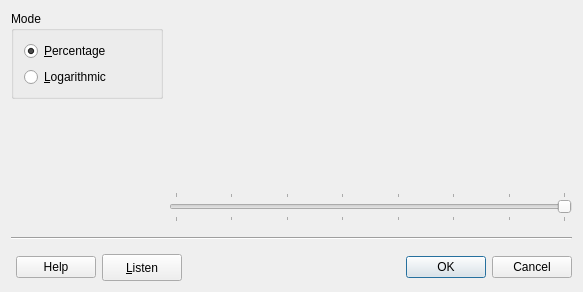
<?xml version="1.0" encoding="UTF-8"?>
<ui version="4.0">
 <class>NoiseDlg</class>
 <widget class="QDialog" name="NoiseDlg">
  <property name="windowModality">
   <enum>Qt::ApplicationModal</enum>
  </property>
  <property name="geometry">
   <rect>
    <x>0</x>
    <y>0</y>
    <width>583</width>
    <height>292</height>
   </rect>
  </property>
  <property name="windowTitle">
   <string>Add Noise</string>
  </property>
  <layout class="QVBoxLayout" name="verticalLayout_3">
   <item>
    <layout class="QGridLayout" name="gridLayout">
     <item row="0" column="0">
      <layout class="QVBoxLayout" name="verticalLayout_2">
       <item>
        <widget class="QGroupBox" name="ButtonGroup1">
         <property name="sizePolicy">
          <sizepolicy hsizetype="Preferred" vsizetype="Preferred">
           <horstretch>0</horstretch>
           <verstretch>0</verstretch>
          </sizepolicy>
         </property>
         <property name="title">
          <string>Mode</string>
         </property>
         <layout class="QVBoxLayout" name="verticalLayout">
          <property name="leftMargin">
           <number>10</number>
          </property>
          <property name="topMargin">
           <number>10</number>
          </property>
          <property name="rightMargin">
           <number>10</number>
          </property>
          <item>
           <widget class="QRadioButton" name="rbPercentage">
            <property name="sizePolicy">
             <sizepolicy hsizetype="Preferred" vsizetype="Preferred">
              <horstretch>0</horstretch>
              <verstretch>0</verstretch>
             </sizepolicy>
            </property>
            <property name="toolTip">
             <string>add a noise level by percentage</string>
            </property>
            <property name="whatsThis">
             <string>Adds a noise level given as a percentage relative to the maximum volume level.
For example: &quot;1 %&quot;, &quot;15%&quot; or &quot;100%&quot;</string>
            </property>
            <property name="text">
             <string>&amp;Percentage</string>
            </property>
            <property name="checked">
             <bool>true</bool>
            </property>
           </widget>
          </item>
          <item>
           <widget class="QRadioButton" name="rbLogarithmic">
            <property name="sizePolicy">
             <sizepolicy hsizetype="Preferred" vsizetype="Preferred">
              <horstretch>0</horstretch>
              <verstretch>0</verstretch>
             </sizepolicy>
            </property>
            <property name="toolTip">
             <string>add a noise level in dB</string>
            </property>
            <property name="whatsThis">
             <string>adds a noise level in logarithmic scale (decibel).
For example: &quot;-3 dB&quot;, &quot;- 6 dB&quot;.</string>
            </property>
            <property name="text">
             <string>&amp;Logarithmic</string>
            </property>
            <property name="checked">
             <bool>false</bool>
            </property>
           </widget>
          </item>
         </layout>
        </widget>
       </item>
       <item>
        <spacer name="spacer">
         <property name="orientation">
          <enum>Qt::Vertical</enum>
         </property>
         <property name="sizeType">
          <enum>QSizePolicy::Expanding</enum>
         </property>
         <property name="sizeHint" stdset="0">
          <size>
           <width>152</width>
           <height>58</height>
          </size>
         </property>
        </spacer>
       </item>
      </layout>
     </item>
     <item row="0" column="1">
      <widget class="Kwave::ImageView" name="preview" native="true">
       <property name="sizePolicy">
        <sizepolicy hsizetype="Expanding" vsizetype="Expanding">
         <horstretch>100</horstretch>
         <verstretch>100</verstretch>
        </sizepolicy>
       </property>
       <property name="minimumSize">
        <size>
         <width>400</width>
         <height>150</height>
        </size>
       </property>
      </widget>
     </item>
     <item row="1" column="0">
      <widget class="Kwave::InvertableSpinBox" name="spinbox" native="true">
       <property name="sizePolicy">
        <sizepolicy hsizetype="Preferred" vsizetype="Minimum">
         <horstretch>0</horstretch>
         <verstretch>0</verstretch>
        </sizepolicy>
       </property>
       <property name="minimumSize">
        <size>
         <width>40</width>
         <height>30</height>
        </size>
       </property>
       <property name="toolTip">
        <string>Volume</string>
       </property>
      </widget>
     </item>
     <item row="1" column="1">
      <widget class="QSlider" name="slider">
       <property name="sizePolicy">
        <sizepolicy hsizetype="Expanding" vsizetype="Minimum">
         <horstretch>0</horstretch>
         <verstretch>0</verstretch>
        </sizepolicy>
       </property>
       <property name="toolTip">
        <string>Noise Level</string>
       </property>
       <property name="maximum">
        <number>42</number>
       </property>
       <property name="pageStep">
        <number>6</number>
       </property>
       <property name="value">
        <number>0</number>
       </property>
       <property name="orientation">
        <enum>Qt::Horizontal</enum>
       </property>
       <property name="invertedAppearance">
        <bool>true</bool>
       </property>
       <property name="invertedControls">
        <bool>true</bool>
       </property>
       <property name="tickPosition">
        <enum>QSlider::TicksBothSides</enum>
       </property>
       <property name="tickInterval">
        <number>6</number>
       </property>
      </widget>
     </item>
    </layout>
   </item>
   <item>
    <widget class="Line" name="Line1">
     <property name="sizePolicy">
      <sizepolicy hsizetype="Expanding" vsizetype="Fixed">
       <horstretch>0</horstretch>
       <verstretch>0</verstretch>
      </sizepolicy>
     </property>
     <property name="minimumSize">
      <size>
       <width>0</width>
       <height>20</height>
      </size>
     </property>
     <property name="frameShape">
      <enum>QFrame::HLine</enum>
     </property>
     <property name="frameShadow">
      <enum>QFrame::Sunken</enum>
     </property>
    </widget>
   </item>
   <item>
    <layout class="QHBoxLayout" name="horizontalLayout">
     <item>
      <widget class="KDialogButtonBox" name="buttonBox_Help">
       <property name="sizePolicy">
        <sizepolicy hsizetype="Minimum" vsizetype="Preferred">
         <horstretch>0</horstretch>
         <verstretch>0</verstretch>
        </sizepolicy>
       </property>
       <property name="standardButtons">
        <set>QDialogButtonBox::Help</set>
       </property>
      </widget>
     </item>
     <item>
      <widget class="KPushButton" name="btListen">
       <property name="sizePolicy">
        <sizepolicy hsizetype="Minimum" vsizetype="Preferred">
         <horstretch>0</horstretch>
         <verstretch>0</verstretch>
        </sizepolicy>
       </property>
       <property name="toolTip">
        <string>start/stop pre-listening</string>
       </property>
       <property name="whatsThis">
        <string>Start or stop the pre-listening of the current settings. If pre-listening is enabled, you will nearly immediately hear any change in the selected parameters.</string>
       </property>
       <property name="text">
        <string>&amp;Listen</string>
       </property>
       <property name="checkable">
        <bool>true</bool>
       </property>
      </widget>
     </item>
     <item>
      <spacer name="spacer_2">
       <property name="orientation">
        <enum>Qt::Horizontal</enum>
       </property>
       <property name="sizeType">
        <enum>QSizePolicy::Expanding</enum>
       </property>
       <property name="sizeHint" stdset="0">
        <size>
         <width>218</width>
         <height>27</height>
        </size>
       </property>
      </spacer>
     </item>
     <item>
      <widget class="KDialogButtonBox" name="buttonBox">
       <property name="sizePolicy">
        <sizepolicy hsizetype="Preferred" vsizetype="Preferred">
         <horstretch>0</horstretch>
         <verstretch>0</verstretch>
        </sizepolicy>
       </property>
       <property name="standardButtons">
        <set>QDialogButtonBox::Cancel|QDialogButtonBox::Ok</set>
       </property>
      </widget>
     </item>
    </layout>
   </item>
  </layout>
 </widget>
 <customwidgets>
  <customwidget>
   <class>KDialogButtonBox</class>
   <extends>QDialogButtonBox</extends>
   <header>kdialogbuttonbox.h</header>
  </customwidget>
  <customwidget>
   <class>KPushButton</class>
   <extends>QPushButton</extends>
   <header>kpushbutton.h</header>
  </customwidget>
  <customwidget>
   <class>Kwave::InvertableSpinBox</class>
   <extends>QWidget</extends>
   <header>libgui/InvertableSpinBox.h</header>
  </customwidget>
  <customwidget>
   <class>Kwave::ImageView</class>
   <extends>QWidget</extends>
   <header>libgui/ImageView.h</header>
  </customwidget>
 </customwidgets>
 <tabstops>
  <tabstop>buttonBox</tabstop>
  <tabstop>buttonBox_Help</tabstop>
  <tabstop>btListen</tabstop>
  <tabstop>rbPercentage</tabstop>
  <tabstop>rbLogarithmic</tabstop>
  <tabstop>slider</tabstop>
 </tabstops>
 <includes>
  <include location="global">klocale.h</include>
  <include location="global">knuminput.h</include>
 </includes>
 <resources/>
 <connections>
  <connection>
   <sender>buttonBox</sender>
   <signal>accepted()</signal>
   <receiver>NoiseDlg</receiver>
   <slot>accept()</slot>
   <hints>
    <hint type="sourcelabel">
     <x>115</x>
     <y>290</y>
    </hint>
    <hint type="destinationlabel">
     <x>35</x>
     <y>303</y>
    </hint>
   </hints>
  </connection>
  <connection>
   <sender>buttonBox</sender>
   <signal>rejected()</signal>
   <receiver>NoiseDlg</receiver>
   <slot>reject()</slot>
   <hints>
    <hint type="sourcelabel">
     <x>197</x>
     <y>284</y>
    </hint>
    <hint type="destinationlabel">
     <x>221</x>
     <y>306</y>
    </hint>
   </hints>
  </connection>
 </connections>
</ui>
